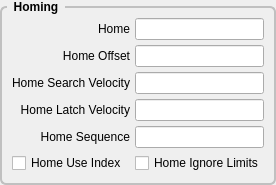
             <widget class="QGroupBox" name="groupBox_3">
              <property name="styleSheet">
               <string notr="true">QGroupBox {
    font: bold;
    border: 2px solid silver;
    border-radius: 6px;
    margin-top: 6px;
}

QGroupBox::title {
    subcontrol-origin: margin;
    left: 7px;
    padding: 0px 5px 0px 5px;
}</string>
              </property>
              <property name="title">
               <string>Homing</string>
              </property>
              <layout class="QGridLayout" name="gridLayout_3">
               <property name="leftMargin">
                <number>10</number>
               </property>
               <property name="topMargin">
                <number>10</number>
               </property>
               <property name="rightMargin">
                <number>10</number>
               </property>
               <property name="bottomMargin">
                <number>10</number>
               </property>
               <property name="spacing">
                <number>5</number>
               </property>
               <item row="0" column="0">
                <widget class="QLabel" name="label_82">
                 <property name="text">
                  <string>Home</string>
                 </property>
                 <property name="alignment">
                  <set>Qt::AlignRight|Qt::AlignTrailing|Qt::AlignVCenter</set>
                 </property>
                </widget>
               </item>
               <item row="0" column="1">
                <widget class="QLineEdit" name="home_0">
                 <property name="toolTip">
                  <string>&lt;html&gt;&lt;head/&gt;&lt;body&gt;&lt;p&gt;Home is usually set to 0&lt;/p&gt;&lt;/body&gt;&lt;/html&gt;</string>
                 </property>
                 <property name="alignment">
                  <set>Qt::AlignRight|Qt::AlignTrailing|Qt::AlignVCenter</set>
                 </property>
                </widget>
               </item>
               <item row="1" column="0">
                <widget class="QLabel" name="label_83">
                 <property name="text">
                  <string>Home Offset</string>
                 </property>
                 <property name="alignment">
                  <set>Qt::AlignRight|Qt::AlignTrailing|Qt::AlignVCenter</set>
                 </property>
                </widget>
               </item>
               <item row="1" column="1">
                <widget class="QLineEdit" name="homeOffset_0">
                 <property name="toolTip">
                  <string>&lt;html&gt;&lt;head/&gt;&lt;body&gt;&lt;p&gt;Home Offset can be used to back off of the home switch&lt;/p&gt;&lt;/body&gt;&lt;/html&gt;</string>
                 </property>
                 <property name="alignment">
                  <set>Qt::AlignRight|Qt::AlignTrailing|Qt::AlignVCenter</set>
                 </property>
                </widget>
               </item>
               <item row="2" column="0">
                <widget class="QLabel" name="label_84">
                 <property name="text">
                  <string>Home Search Velocity</string>
                 </property>
                 <property name="alignment">
                  <set>Qt::AlignRight|Qt::AlignTrailing|Qt::AlignVCenter</set>
                 </property>
                </widget>
               </item>
               <item row="2" column="1">
                <widget class="QLineEdit" name="homeSearchVel_0">
                 <property name="toolTip">
                  <string>&lt;html&gt;&lt;head/&gt;&lt;body&gt;&lt;p&gt;Search Velocity is in units per second&lt;/p&gt;&lt;/body&gt;&lt;/html&gt;</string>
                 </property>
                 <property name="alignment">
                  <set>Qt::AlignRight|Qt::AlignTrailing|Qt::AlignVCenter</set>
                 </property>
                </widget>
               </item>
               <item row="3" column="0">
                <widget class="QLabel" name="label_85">
                 <property name="text">
                  <string>Home Latch Velocity</string>
                 </property>
                 <property name="alignment">
                  <set>Qt::AlignRight|Qt::AlignTrailing|Qt::AlignVCenter</set>
                 </property>
                </widget>
               </item>
               <item row="3" column="1">
                <widget class="QLineEdit" name="homeLatchVel_0">
                 <property name="toolTip">
                  <string>&lt;html&gt;&lt;head/&gt;&lt;body&gt;&lt;p&gt;Latch Velocity is in user units per second&lt;br/&gt;usually set slower than Search Velocity&lt;/p&gt;&lt;/body&gt;&lt;/html&gt;</string>
                 </property>
                 <property name="alignment">
                  <set>Qt::AlignRight|Qt::AlignTrailing|Qt::AlignVCenter</set>
                 </property>
                </widget>
               </item>
               <item row="5" column="0">
                <widget class="QCheckBox" name="homeUseIndex_0">
                 <property name="text">
                  <string>Home Use Index</string>
                 </property>
                </widget>
               </item>
               <item row="5" column="1">
                <widget class="QCheckBox" name="homeIgnoreLimits_0">
                 <property name="text">
                  <string>Home Ignore Limits</string>
                 </property>
                </widget>
               </item>
               <item row="4" column="0">
                <widget class="QLabel" name="label_38">
                 <property name="text">
                  <string>Home Sequence</string>
                 </property>
                 <property name="alignment">
                  <set>Qt::AlignRight|Qt::AlignTrailing|Qt::AlignVCenter</set>
                 </property>
                </widget>
               </item>
               <item row="4" column="1">
                <widget class="QLineEdit" name="homeSequence_0">
                 <property name="toolTip">
                  <string>&lt;html&gt;&lt;head/&gt;&lt;body&gt;&lt;p&gt;Home sequences start at 0 and do not skip a number.&lt;/p&gt;&lt;p&gt;Multiple joint axis use a negative number.&lt;/p&gt;&lt;p&gt;Leave blank to home the joint manually.&lt;/p&gt;&lt;/body&gt;&lt;/html&gt;</string>
                 </property>
                </widget>
               </item>
              </layout>
             </widget>
